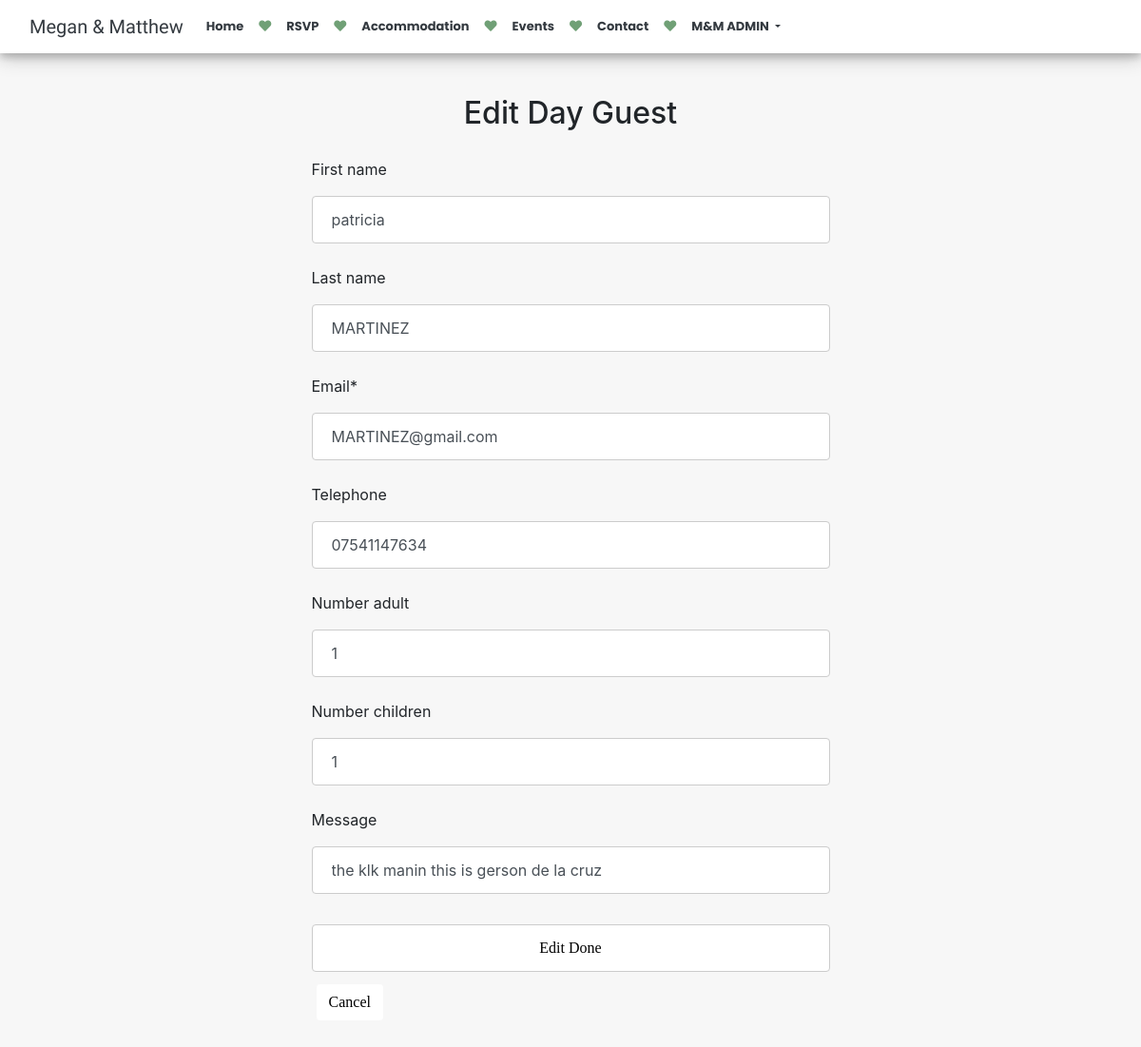
Screenshot of /edit_day/3/ (signed in) with the database file from the repository.
### megan_wedding/models.py (models this page shows, shortened)
class DayGuest(models.Model):
    first_name = models.CharField(max_length=200, blank=True, null=True)
    last_name = models.CharField(max_length=200, blank=True, null=True)
    email = models.EmailField(max_length=254)
    telephone = models.CharField(max_length=200, blank=True, null=True)
    number_adult = models.IntegerField(blank=True, null=True)
    number_children = models.IntegerField(blank=True, null=True)
    message = models.CharField(max_length=200, blank=True, null=True)

### megan_wedding/views.py (the view)
# urls.py: path('edit_day/<str:pk>/', views.edit_dayGuest, name="edit_day"),
@login_required(login_url= 'login')
def edit_dayGuest(request, pk):
    guest = DayGuest.objects.get(id=pk)
    form = DayGuestForm(instance=guest)
    if request.method == 'POST':
        form = DayGuestForm(request.POST, instance=guest)
        if form.is_valid():
            form.save()
        return redirect('day_data')
    context = {'form':form}
    return render(request, 'admin_day_guest_edit.html', context)

### megan_wedding/forms.py
class DayGuestForm(ModelForm):
    class Meta:
        model = DayGuest
        fields = "__all__"

### templates/admin_day_guest_edit.html (shortened to what this page needs)
{% extends 'base.html' %}
{% load static %}
{% load crispy_forms_tags %}
{% block content %}
<section>
   <h2 class="guest-data">Edit Day Guest</h2>
	<div class="container-wraper">
	<div class="edit-guest-form">
		<form action="" method="POST" enctype="multipart/form-data">
		{{form|crispy}}
       <input class="btn invite_btn" type="submit" value="Edit Done">
	   </form>
   <div style="margin:5px;">
   <a  href="{% url 'day_data' %}"><button class="btn invite_btn">Cancel</button></a>
   </div>
		</div>
	</div>
</section>
{% endblock content %}

### static/css/base.css (style rules this page uses)
body { background-color:rgb(247, 247, 247); }
* { box-sizing: border-box; }

### static/css/home.css (style rules this page uses)
.invite_btn { background-color:white; color:black; }

### static/css/check_guest.css (style rules this page uses)
.invite_btn { font-family:didot-w01-italic, serif; }

### static/css/night-and-day-guest-edit.css (style rules this page uses)
.edit-guest-form { padding:20px; margin:auto; width:50%; }
.edit-guest-form input { margin:auto; width: 100%; padding: 12px 20px; margin: 8px 0; display: inline-block; border: 1px solid #ccc; border-radius: 4px; box-sizing: border-box; }

### static/css/table_data.css (style rules this page uses)
.guest-data { margin-top:100px; text-align:center; }

### rows the page displays
DayGuest: first_name "patricia", last_name "MARTINEZ", email "MARTINEZ@gmail.com", telephone "07541147634", number_adult "1", number_children "1", message "the klk manin this is gerson de la cruz"
